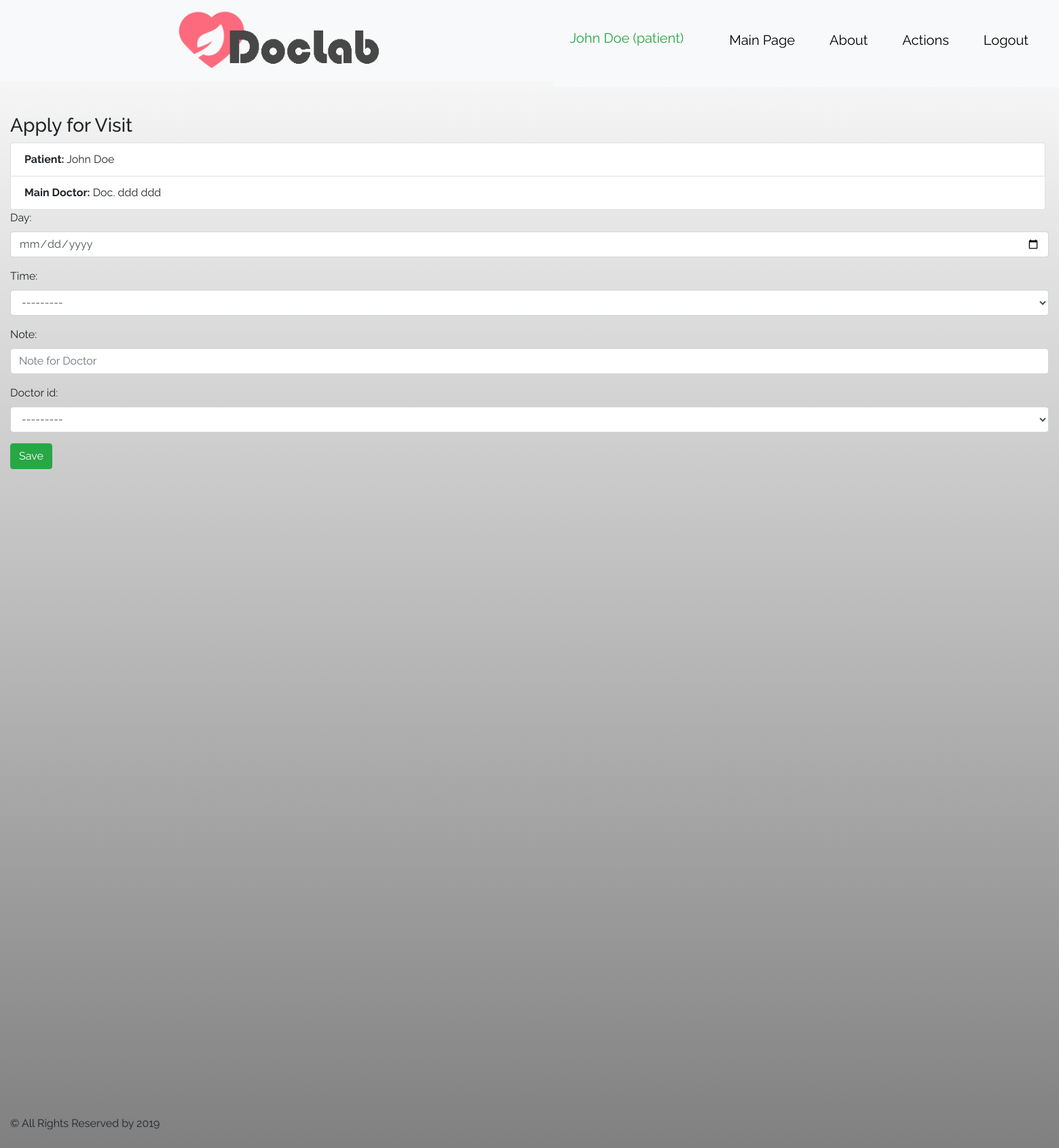
The app's page /doctor/schedule/apply1/ (signed in), older data.
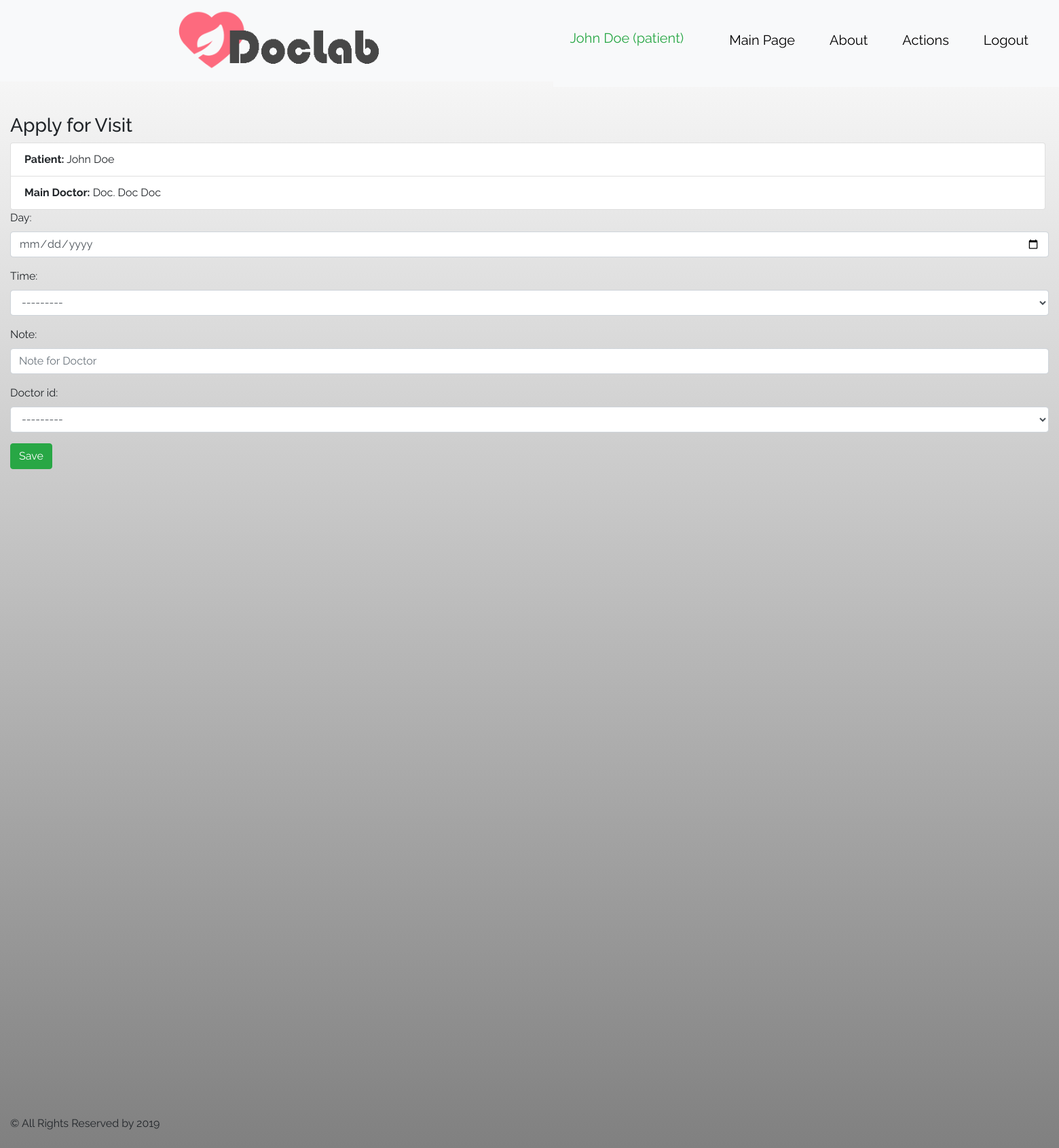
The same page, newer data.
### doctor/models.py (models this page shows, shortened)
class UserProfile(AbstractBaseUser, PermissionsMixin):
    accType = (
        (0, 'Unknown'),
        (1, 'Doctor'),
        (2, 'LabAssistant'),
        (3, 'Patient'),
        (4, 'Admin'),
    )
    username = models.CharField(max_length=25, unique=True)
    email = models.EmailField(unique=True)
    is_active = models.BooleanField(default=True)
    is_staff = models.BooleanField(default=False)
    acc_type = models.IntegerField(choices=accType, default=0)
    pat_ref = models.OneToOneField(Patient, on_delete=models.CASCADE, null=True, blank=True, unique=True)
    doc_ref = models.ForeignKey(Doctor, on_delete=models.CASCADE, null=True, blank=True)
    USERNAME_FIELD = "username"
    objects = UserManager()
    REQUIRED_FIELDS = ["email"]

class Doctor(models.Model):
    GENDER = (
        (0, 'Male'),
        (1, 'Female')
    )
    first_name = models.CharField(max_length=45)
    middle_name = models.CharField(max_length=45)
    last_name = models.CharField(max_length=45)
    gender = models.BooleanField(choices=GENDER, default=0)
    post = models.CharField(max_length=45, blank=True)
    phone_number = models.CharField(max_length=15, blank=True)
    address = models.CharField(max_length=90, blank=True)
    email = models.CharField(max_length=254, blank=True)
    exam_room = models.CharField(max_length=6, blank=True)
    def __str__(self):
        return 'Doc. ' + self.first_name + ' ' + self.last_name

class Patient(models.Model):
    BLOOD_TYPE = (
        (0, 'O+'),
        (1, 'O-'),
        (2, 'B-'),
        (3, 'B+'),
        (4, 'A-'),
        (5, 'A+'),
        (6, 'AB-'),
        (7, 'AB+')
    )
    GENDER = (
        (0, 'Male'),
        (1, 'Female')
    )
    first_name = models.CharField(max_length=45)
    middle_name = models.CharField(max_length=45)
    last_name = models.CharField(max_length=45)
    passport_id = models.CharField(max_length=8, default='AA000000')
    gender = models.BooleanField(choices=GENDER, default=0)
    birth_date = models.DateField(blank=True, default=timezone.now)
    address = models.CharField(max_length=90, blank=True)
    phone_number = models.CharField(max_length=15, blank=True)
    email = models.CharField(max_length=254, blank=True)
    blood_type = models.IntegerField(choices=BLOOD_TYPE)
    notes = models.TextField(max_length=1000, blank=True)
    doctor_id = models.ForeignKey(Doctor, on_delete=models.SET_NULL, null=True)
    def __str__(self):
        return self.first_name + ' ' + self.last_name

### doctor/views.py (the view)
# urls.py: path('schedule/apply1/', views.schedule_view, name='schedule_view'),
def schedule_view(request):
    form = ScheduleForm(request.POST or None)
    if form.is_valid():
        form.save()
    context = {
        'form': form
    }
    return render(request, 'doctor/forms/patient_schedule_form.html', context)

### doctor/forms.py (shortened to what this page needs)
class ScheduleForm(forms.ModelForm):
    class Meta:
        model = Schedule
        fields = ['day', 'time', 'note', 'doctor_id']
        widgets = {
            'day': forms.DateInput(format='%d/%m/%Y',
                                   attrs={'class': 'form-control', 'placeholder': 'Select a date',
                                          'type': 'date'}),
            'note': forms.TextInput(attrs={'class': 'form-control', 'placeholder': 'Note for Doctor',
                                           'type': 'text'}),
            'time': widgets.Select(attrs={'class': 'select, form-control'}),
            'doctor_id': widgets.Select(attrs={'class': 'select, form-control'})
        }

### doctor/templates/doctor/forms/patient_schedule_form.html (shortened to what this page needs)
{% extends 'extends/base.html' %}
{% block content %}
    <div class="container-fluid">
        <h3>Apply for Visit</h3>
        <ul class="list-group">
            <li class="list-group-item"><b>Patient:</b>  {{ user.pat_ref }}</li>
            <li class="list-group-item"><b>Main Doctor:</b>  {{ user.doc_ref }}</li>
        </ul>
        <form method="post">
            {{ form.as_p }}
            <input type="submit" class="btn btn-success" value="Save"/>
        </form>
    </div>
{% endblock %}

### main/templates/extends/header.html (shortened to what this page needs)
{% load static %}
<!DOCTYPE html>
<html lang="en">
<head>
    <link rel="stylesheet" href="{% static 'main/images/style1.css' %}">
</head>
<body>
<header>
    <nav class="navbar navbar-expand-sm bg-light">
        <ul class="navbar-nav mr-auto">
            <div class="logo">
                <a href="{% url 'main:index' %}"><img class="graficlogo" src="{% static 'main/images/logo.png' %}"></a>
            </div>
            <nav class="navbar navbar-expand-sm bg-light">
                <ul class="navbar-nav mr-auto">
                    {% if user.is_authenticated %}
                        <li class="nav-item active">
                            <a class="navbar-brand nav-link text-success">
                                {% if user.acc_type == 3 %}
                                    {{ user.pat_ref }}
                                {% elif user.acc_type == 4 %}
                                    {{ user.doc_ref }}
                                {% endif %}
                                ({{ user.username }})
                            </a>
                        </li>
                    {% endif %}
                    <li class="nav-item">
                        <a class="nav-link" href="{% url 'main:index' %}">Main Page</a>
                    </li>
                    <li class="nav-item">
                        <a class="nav-link" href="{% url 'main:info' %}">About</a>
                    </li>
                    {% if user.is_authenticated %}
                        {% if user.acc_type == 1 %}
                            <li class="nav-item">
                                <a class="nav-link" href="{% url 'doctor:index' %}">Doctor Panel</a>
                            </li>
                        {% elif user.acc_type == 2 %}
                            <li class="nav-item">
                                <a class="nav-link" href="{% url 'lab:index' %}">Lab Tests Panel</a>
                            </li>
                        {% elif user.acc_type == 3 %}
                            <li class="nav-item">
                                <a class="nav-link" href="{% url 'patient:index' %}">Actions</a>
                            </li>
                        {% endif %}
                    {% endif %}
                    {% if user.is_authenticated %}
                        <li class="nav-item mr-auto">
                            <a class="nav-link " href="{% url 'logout' %}">Logout</a>
                        </li>
                    {% else %}
                        <li class="nav-item mr-auto">
                            <a class="nav-link mr-auto" href="{% url 'login' %}">Login</a>
                        </li>
                    {% endif %}
                </ul>
            </nav>
        </ul>
    </nav>
<br>
<br>
</header>
</body>
</html>

Row changes from the older to the newer data that the page shows:
changed UserProfile "patient": doc_ref "Doc. ddd ddd" → "Doc. Doc Doc"
